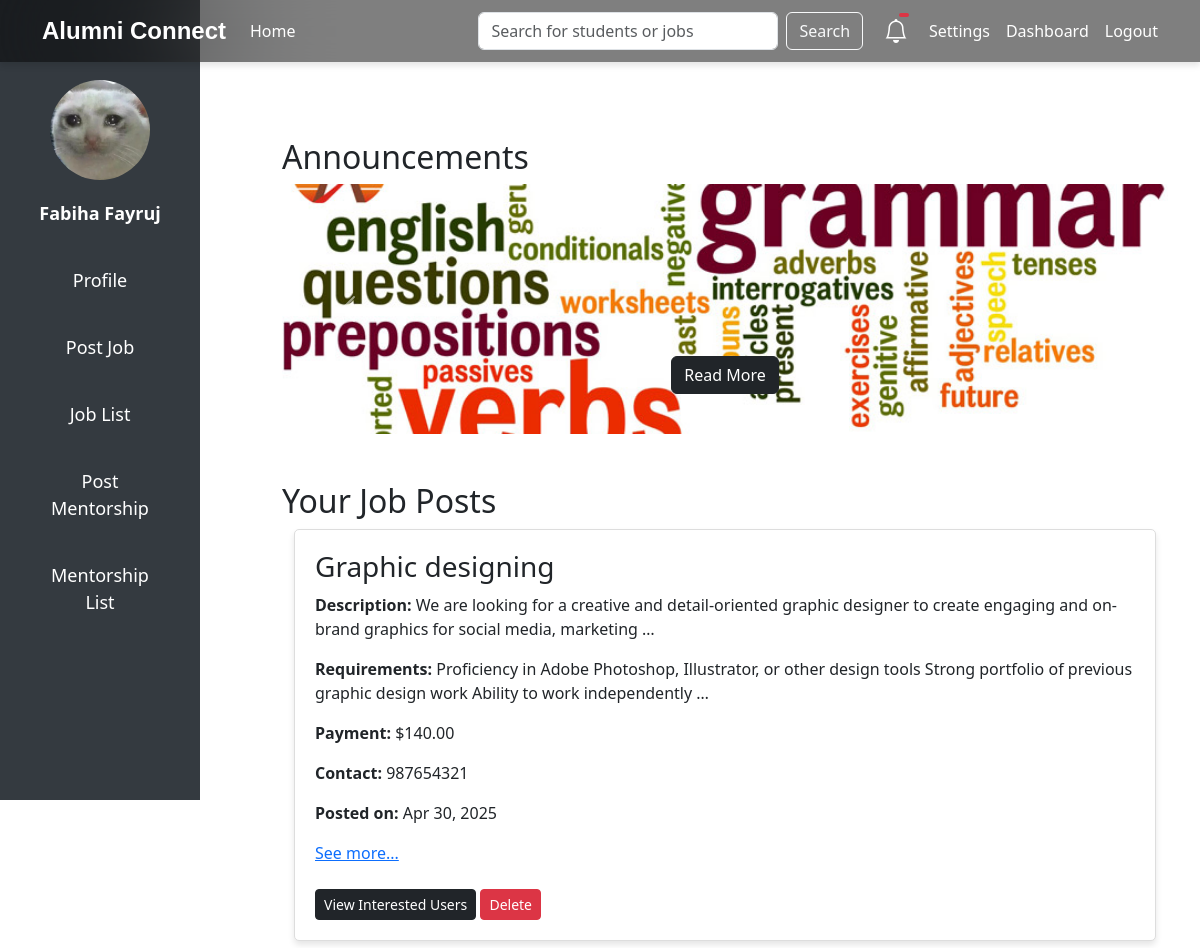
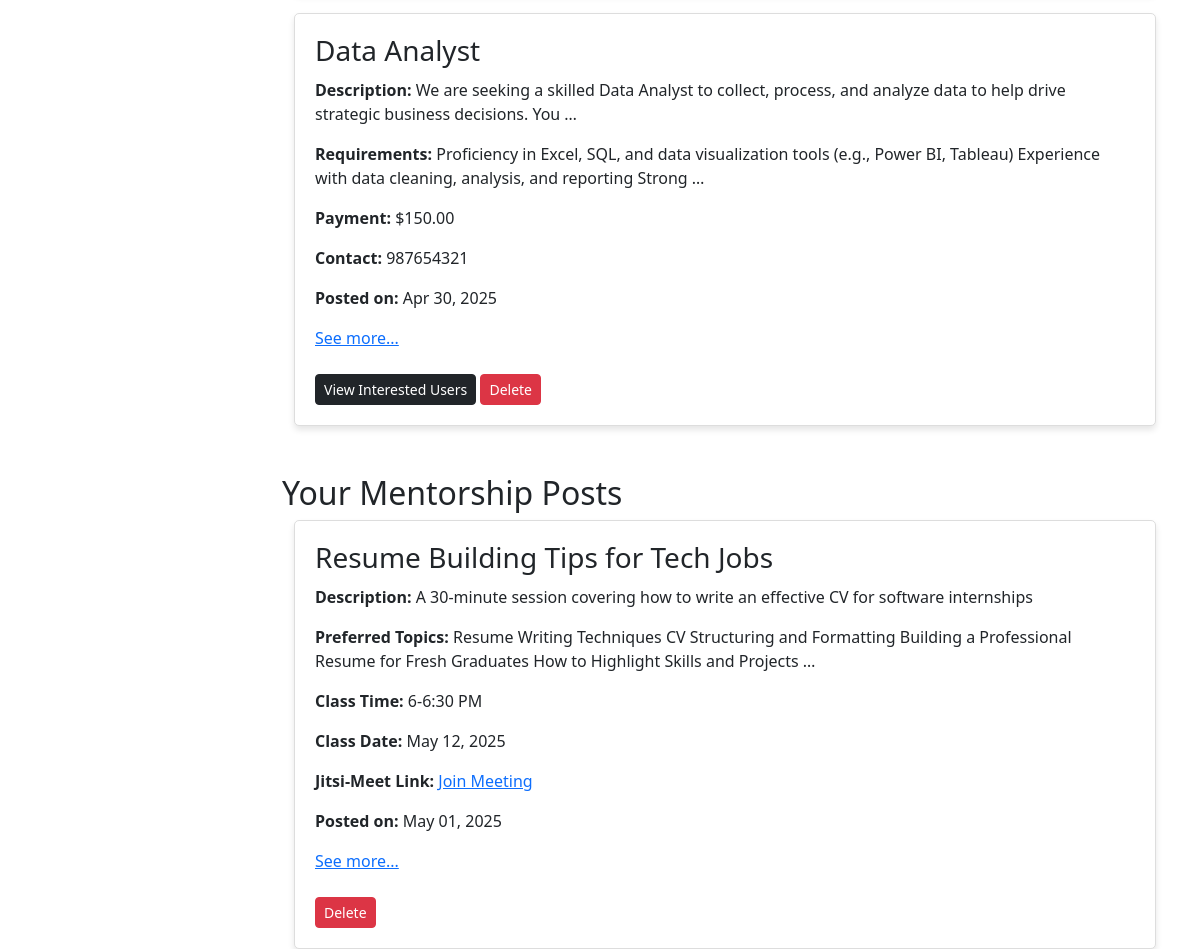
The app's page /dashboard/ (signed in) with its own data (2 pictures, top to bottom).
### base/models.py (models this page shows, shortened)
class StudentProfile(models.Model):
    ROLE_CHOICES = [
        ('Student', 'Student'),
        ('Alumni', 'Alumni'),
    ]
    user = models.OneToOneField(User, on_delete=models.CASCADE)
    student_id = models.CharField(max_length=20, unique=True, default="default_student_id")
    full_name = models.CharField(max_length=100, default="Unknown")
    profile_picture = models.ImageField(
        upload_to='profile_pictures/',
        default='default.png',
       validators=[FileExtensionValidator(
    allowed_extensions=['jpg', 'jpeg', 'png', 'gif'],
    message="Only image files with extensions jpg, jpeg, png, or gif are allowed."
)]
    )
    date_of_birth = models.DateField(default=now)
    degree = models.CharField(max_length=50, default="Undeclared")
    graduation_year = models.IntegerField(default=2000, null=True, blank=True)
    CGPA = models.FloatField(null=True, blank=True, default=0.0)
    graduation_certificate = models.FileField(
        upload_to='certificates/',
        default='certificates/default_certificate.pdf',
    )
    role = models.CharField(
        max_length=10,
        choices=ROLE_CHOICES,
        default='Student'
    )
    job_title = models.CharField(max_length=100, blank=True, null=True, default="Unemployed")
    company = models.CharField(max_length=100, blank=True, null=True, default="None")
    industry = models.CharField(max_length=100, blank=True, null=True, default="Unknown")
    tagline = models.CharField(max_length=255, blank=True, null=True, default="No tagline provided")
    location = models.CharField(max_length=100, blank=True, null=True, default="Unknown")
    bio = models.TextField(blank=True, null=True, default="No bio provided")
    work_experience = models.JSONField(blank=True, null=True, default=list)
    certifications = models.JSONField(blank=True, null=True, default=list)
    skills = models.JSONField(blank=True, null=True, default=list)
    projects = models.JSONField(blank=True, null=True, default=list)
    open_to_mentorship = models.BooleanField(default=False)
    offering_referrals = models.BooleanField(default=False)
    awards = models.JSONField(blank=True, null=True, default=list)
    linkedin = models.URLField(blank=True, null=True, default="https://linkedin.com")
    website = models.URLField(blank=True, null=True, default="https://example.com")
    github = models.URLField(blank=True, null=True, default="https://github.com")
    university_name = models.CharField(max_length=100, blank=True, null=True, default="Unknown")
    approved = models.BooleanField(default=False)

class Announcement(models.Model):
    title = models.CharField(max_length=255)
    description = models.TextField()
    image = models.ImageField(upload_to='announcements/')
    created_at = models.DateTimeField(auto_now_add=True)

class Job(models.Model):
    title = models.CharField(max_length=200)
    description = models.TextField()
    requirements = models.TextField()
    payment = models.DecimalField(max_digits=10, decimal_places=2)
    post_approved = models.BooleanField(default=False)
    contact_information = models.CharField(max_length=255)
    poster = models.ForeignKey(User, on_delete=models.CASCADE, related_name='posted_jobs', default=1)
    created_at = models.DateTimeField(auto_now_add=True)
    updated_at = models.DateTimeField(auto_now=True)
    interested_users = models.ManyToManyField(User, related_name='interested_jobs', blank=True)

class MentorshipPost(models.Model):
    title = models.CharField(max_length=255)
    description = models.TextField()
    preferred_topics = models.TextField()
    class_time = models.CharField(max_length=255)
    class_date = models.DateField()
    jitsi_meet_link = models.URLField()
    mentor = models.ForeignKey(User, on_delete=models.CASCADE)
    created_at = models.DateTimeField(auto_now_add=True)
    is_approved = models.BooleanField(default=False)

### base/views.py (the view)
# urls.py: path('dashboard/', views.dashboard, name='dashboard'),
@login_required
def dashboard(request):
    announcements = Announcement.objects.all().order_by('-created_at')[:5]
    user_jobs = Job.objects.filter(poster=request.user).order_by('-created_at')  # Fetch jobs posted by the user
    user_mentorships = MentorshipPost.objects.filter(mentor=request.user).order_by('-created_at')  # Fetch mentorship posts
    return render(request, 'dashboard.html', {
        'announcements': announcements,
        'user_jobs': user_jobs,
        'user_mentorships': user_mentorships,
    })

### Templates/dashboard.html (shortened to what this page needs)
<!DOCTYPE html>
<html lang="en">
<head>
    <link href="https://cdn.jsdelivr.net/npm/bootstrap@5.3.0/dist/css/bootstrap.min.css" rel="stylesheet">
</head>
<body>
    {% include 'sidebar.html' %}
    {% include 'navbar_1.html' %}
    <div class="content">
        <div class="container mt-5">
            <h2>Announcements</h2>
            <div id="announcementCarousel" class="carousel slide" data-bs-ride="carousel" data-bs-interval="3000">
                <div class="carousel-inner">
                    {% for announcement in announcements %}
                    <div class="carousel-item {% if forloop.first %}active{% endif %}">
                        <img src="{{ announcement.image.url }}" class="d-block w-100" alt="{{ announcement.title }}">
                        <div class="carousel-caption d-none d-md-block">
                            <a href="{% url 'announcement_detail' announcement.id %}" class="btn btn-dark">Read More</a>
                        </div>
                    </div>
                    {% endfor %}
                </div>
                <button class="carousel-control-prev" type="button" data-bs-target="#announcementCarousel" data-bs-slide="prev">
                    <span class="carousel-control-prev-icon" aria-hidden="true"></span>
                </button>
                <button class="carousel-control-next" type="button" data-bs-target="#announcementCarousel" data-bs-slide="next">
                    <span class="carousel-control-next-icon" aria-hidden="true"></span>
                </button>
            </div>
        <h2 class="mt-5">Your Job Posts</h2>
        {% if user_jobs %}
        <div class="container">
            {% for job in user_jobs %}
            <div class="job-card">
                <h3>{{ job.title }}</h3>
                <p><strong>Description:</strong> {{ job.description|truncatewords:20 }}</p>
                <p><strong>Requirements:</strong> {{ job.requirements|truncatewords:20 }}</p>
                <p><strong>Payment:</strong> ${{ job.payment }}</p>
                <p><strong>Contact:</strong> {{ job.contact_information }}</p>
                <p><strong>Posted on:</strong> {{ job.created_at|date:"M d, Y" }}</p>
                <a href="{% url 'job_detail' job.id %}">See more...</a>
                <br><br>
                <a href="{% url 'interested_users' job.id %}" class="btn btn-dark btn-sm">View Interested Users</a>
                <a href="{% url 'delete_job' job.id %}" class="btn btn-danger btn-sm">Delete</a>
            </div>
            {% endfor %}
        </div>
        {% else %}
        <p>You have not posted any jobs yet.</p>
        {% endif %}
        <h2 class="mt-5">Your Mentorship Posts</h2>
        {% if user_mentorships %}
        <div class="container">
            {% for mentorship in user_mentorships %}
            <div class="job-card">
                <h3>{{ mentorship.title }}</h3>
                <p><strong>Description:</strong> {{ mentorship.description|truncatewords:20 }}</p>
                <p><strong>Preferred Topics:</strong> {{ mentorship.preferred_topics|truncatewords:20 }}</p>
                <p><strong>Class Time:</strong> {{ mentorship.class_time }}</p>
                <p><strong>Class Date:</strong> {{ mentorship.class_date|date:"M d, Y" }}</p>
                <p><strong>Jitsi-Meet Link:</strong> <a href="{{ mentorship.jitsi_meet_link }}" target="_blank">Join Meeting</a></p>
                <p><strong>Posted on:</strong> {{ mentorship.created_at|date:"M d, Y" }}</p>
                <a href="{% url 'mentorship_detail' mentorship.id %}">See more...</a>
                <br><br>
                <a href="{% url 'delete_mentorship' mentorship.id %}" class="btn btn-danger btn-sm">Delete</a>
            </div>
            {% endfor %}
        </div>
        {% else %}
        <p>You have not posted any mentorships yet.</p>
        {% endif %}
        </div>
    </div>
</body>
</html>

### Templates/sidebar.html (shortened to what this page needs)
<!DOCTYPE html>
<html lang="en">
<head>
    <link href="https://cdn.jsdelivr.net/npm/bootstrap@5.3.0/dist/css/bootstrap.min.css" rel="stylesheet">
</head>
<body>
    <div class="sidebar">
        <img src="{{ user.studentprofile.profile_picture.url|default:'/media/profile_pictures/default.png' }}" alt="Profile Picture" data-bs-toggle="modal" data-bs-target="#profilePictureModal">
        <p class="user-name">{{ user.studentprofile.full_name }}</p>
        <a href="{% url 'profile' request.user.id %}">Profile</a>
        <a href="{% url 'job_post' %}">Post Job</a>
        <a href="{% url 'job_list' %}">Job List</a>
        <a href="{% url 'mentorship_post' %}">Post Mentorship</a>
        <a href="{% url 'mentorship_list' %}">Mentorship List</a>
    </div>
</body>
</html>

### Templates/dashboard.html (style rules this page uses)
body { margin: 0; padding: 0; background-color: #f8f9fa; }
.content { margin-left: 200px; margin-top: 70px; padding: 20px; }
.carousel-item img { max-height: 250px; object-fit: cover; width: auto; margin: auto; }
.job-card { background-color: #fff; border: 1px solid #ddd; padding: 20px; border-radius: 5px; margin-bottom: 20px; box-shadow: 0 4px 6px rgba(0, 0, 0, 0.1); }
.job-card h3 { margin-bottom: 10px; }

### Templates/sidebar.html (style rules this page uses)
body { margin: 0; padding: 0; display: flex; height: 100vh; background-color: #f8f9fa; }
.sidebar { width: 200px; background-color: #343a40; color: white; display: flex; flex-direction: column; align-items: center; padding: 80px 0 20px; position: fixed; height: 100vh; }
.sidebar img { width: 100px; height: 100px; border-radius: 50%; object-fit: cover; margin-bottom: 20px; cursor: pointer; }
.sidebar a { color: white; text-decoration: none; font-size: 18px; margin: 10px 0; width: 50%; text-align: center; padding: 10px 0; border-radius: 5px; }
.content { margin-left: 250px; padding: 20px; flex: 1; }
.user-name { color: white; font-size: 18px; font-weight: bold; margin-bottom: 20px; text-align: center; }

### records on screen
Announcement: image (picture)
Job: title "Graphic designing", description "We are looking for a creative and detail-oriented graphic designer to create engaging and on-brand graphics for social media, marketing …", requirements "Proficiency in Adobe Photoshop, Illustrator, or other design tools Strong portfolio of previous graphic design work Ability to work independently …", payment "140.00", contact_information "987654321", created_at "Apr 30, 2025"
Job: title "Data Analyst", description "We are seeking a skilled Data Analyst to collect, process, and analyze data to help drive strategic business decisions. You …", requirements "Proficiency in Excel, SQL, and data visualization tools (e.g., Power BI, Tableau) Experience with data cleaning, analysis, and reporting Strong …", payment "150.00", contact_information "987654321", created_at "Apr 30, 2025"
MentorshipPost: title "Resume Building Tips for Tech Jobs", description "A 30-minute session covering how to write an effective CV for software internships", preferred_topics "Resume Writing Techniques CV Structuring and Formatting Building a Professional Resume for Fresh Graduates How to Highlight Skills and Projects …", class_time "6-6:30 PM", class_date "May 12, 2025", created_at "May 01, 2025"

### other values on screen
{{ user.studentprofile.full_name }} "Fabiha Fayruj"
